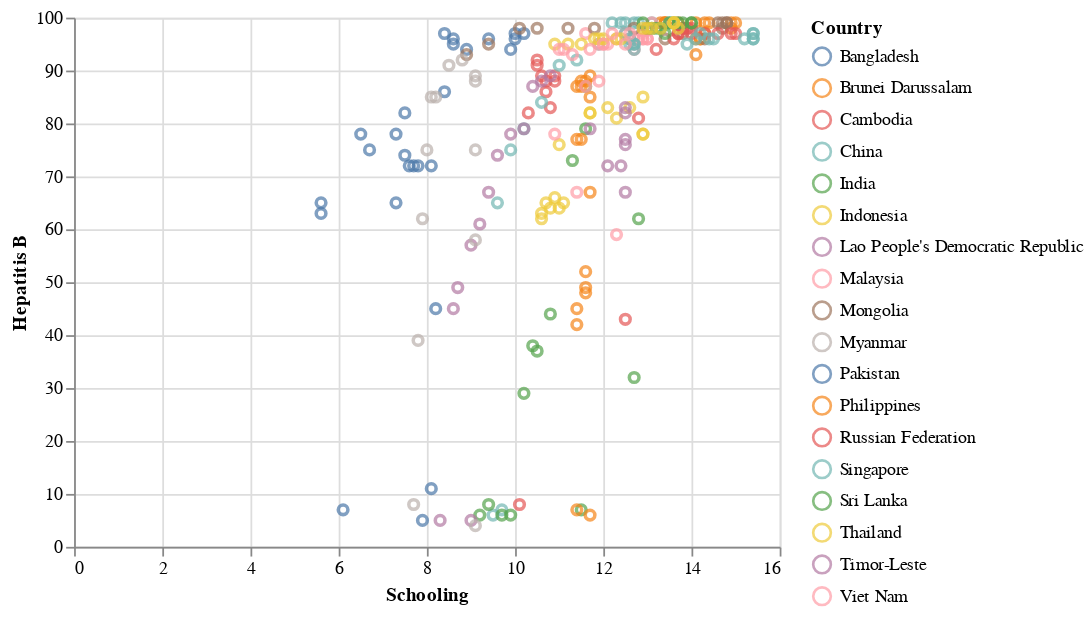

The notebook cell saved with this chart:
### Code cell
#Exploring data using descriptive statistics or visualisations to get to know the dataset and spot possible issues (such as outliers or typos)
#Identify and report issues with missing data
alt.Chart(FactorHealth1).mark_point().encode(
    x ='Schooling',
    y ='Hepatitis B',
    color= 'Country'
)
#Japan, North Korea and South Korea are missing from the file
#Few values below and around 10, decimal is probably placed wrongly

### Figure 1 — Vega-Lite specification as saved in the notebook (floating-point values rounded to 4 significant figures; data arrays with more than 128 entries replaced by an {"elided": "..."} marker saying what was removed)
{"config": {"view": {"continuousWidth": 400, "continuousHeight": 300}}, "data": {"name": "data-5d7784e6133ec95ec4ff5e057c2af840"}, "mark": "point", "encoding": {"color": {"field": "Country", "type": "nominal"}, "x": {"field": "Schooling", "type": "quantitative"}, "y": {"field": "Hepatitis B", "type": "quantitative"}}, "$schema": "https://vega.github.io/schema/vega-lite/v4.17.0.json", "datasets": {"data-5d7784e6133ec95ec4ff5e057c2af840": {"elided": "336 records"}}}
